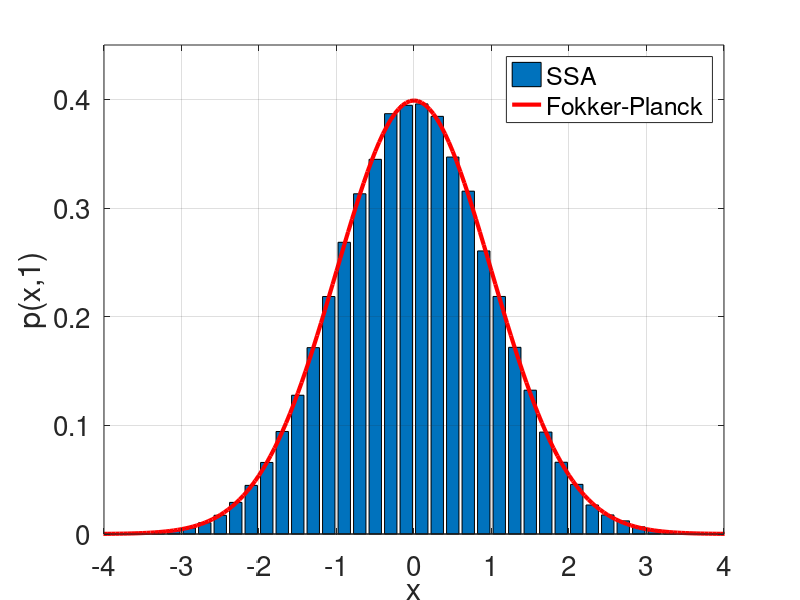

MATLAB code for this plot:
function Figure3_2a

dt=0.001;
finaltime=1; 

n=finaltime/dt;
numberofrealizations=10000;
hist=zeros(50,1);
x=-4.9:0.2:4.9;

for j=1:10
    dX = sqrt(dt)*randn(n,numberofrealizations);   
    position=sum(dX);             
    for i=1:numberofrealizations
        hist(round(5*position(i)+25.5))=hist(round(5*position(i)+25.5))+1;
    end
end

hist=hist/numberofrealizations/2;

gaussian=zeros(201,1);
xg=[-5:0.05:5];
gaussian=exp(-xg.*xg/2)/(sqrt(2*pi));

%% Plotting
figure(1);
bar(x,hist);
hold on;
plot(xg,gaussian,'r','Linewidth',3);
xlabel('x');
ylabel('p(x,1)');
legend('SSA','Fokker-Planck');
set(gca,'XTick',[-4 -3 -2 -1 0 1 2 3 4]);
axis([-4 4 0 0.45]);
set(gca,'Fontsize',20);
grid on;
